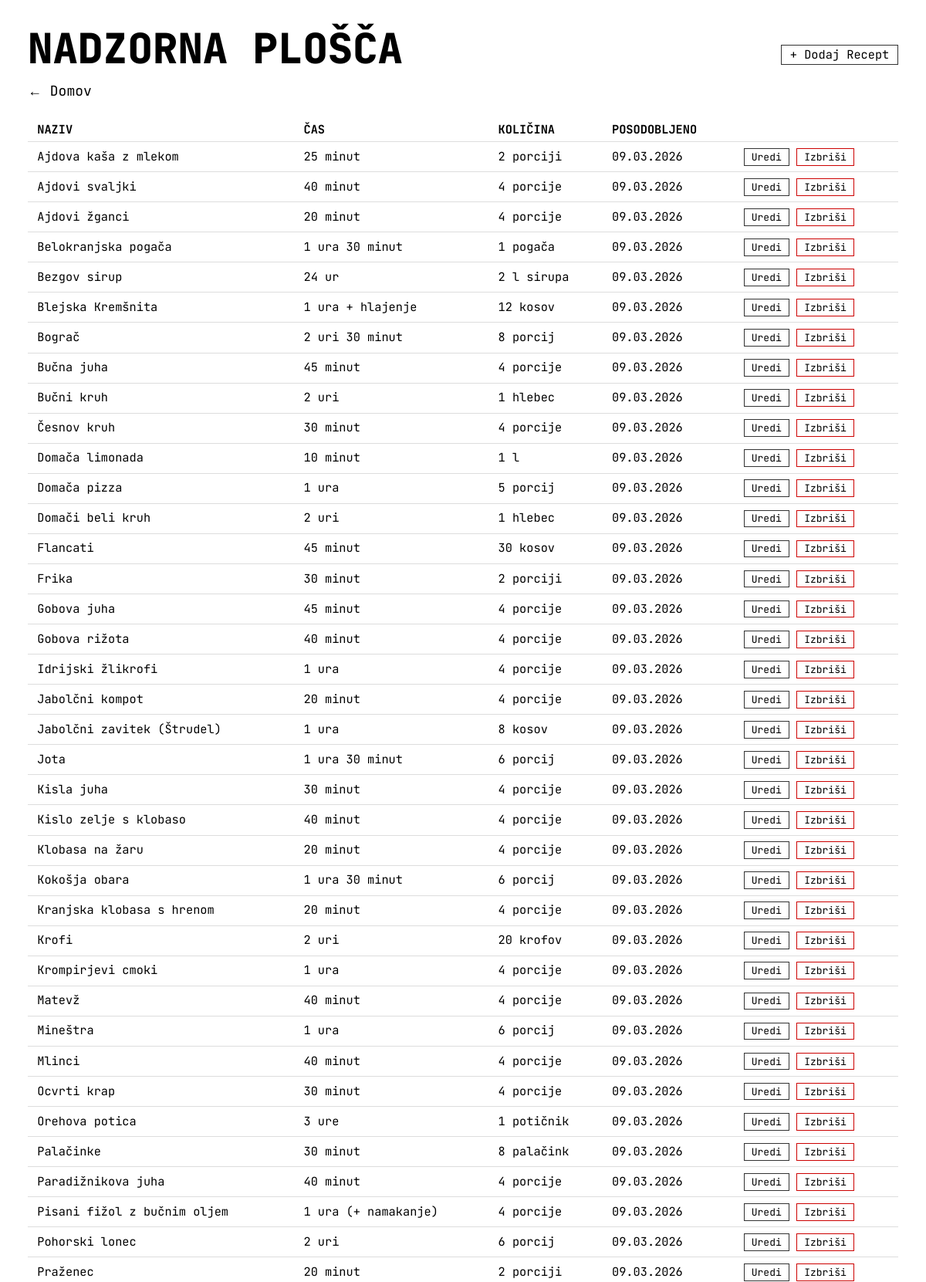
The app's page /admin/index.php (upper part) with its own data.
### tables this page shows
CREATE TABLE `recipes` (
  `id` int(11) NOT NULL,
  `slug` varchar(255) NOT NULL,
  `title` varchar(255) NOT NULL,
  `time_text` varchar(100) DEFAULT NULL,
  `makes_text` varchar(100) DEFAULT NULL,
  `created_at` timestamp NOT NULL DEFAULT current_timestamp(),
  `updated_at` timestamp NOT NULL DEFAULT current_timestamp() ON UPDATE current_timestamp()
);

### admin/index.php (the view, shortened to what this page needs)
<?php
require_once __DIR__ . '/../config.php';
$recipes = $pdo->query('SELECT id, slug, title, time_text, makes_text, updated_at FROM recipes ORDER BY title ASC')->fetchAll();
?>
<!doctype html>
<html>
<head>
  <link href="../stylesheet.css" rel="stylesheet">
</head>
<body>
<div class="header-row">
  <h1>Nadzorna Plošča</h1>
  <a class="btn" href="add.php">+ Dodaj Recept</a>
</div>
<p><a href="../index.php">← Domov</a></p>
<table>
  <tr>
    <th>Naziv</th>
    <th>Čas</th>
    <th>Količina</th>
    <th>Posodobljeno</th>
    <th></th>
  </tr>
  <?php foreach ($recipes as $r): ?>
  <tr>
    <td><a href="../recipe.php#<?= htmlspecialchars($r['slug']) ?>"><?= htmlspecialchars($r['title']) ?></a></td>
    <td><?= htmlspecialchars($r['time_text'] ?? '–') ?></td>
    <td><?= htmlspecialchars($r['makes_text'] ?? '–') ?></td>
    <td><?= date('d.m.Y', strtotime($r['updated_at'])) ?></td>
    <td>
      <a class="btn" href="edit.php?id=<?= $r['id'] ?>">Uredi</a>
      <a class="btn btn-danger" href="delete.php?id=<?= $r['id'] ?>"
         onclick="return confirm('Res izbriši ta recept?')">Izbriši</a>
    </td>
  </tr>
  <?php endforeach; ?>
</table>
</body>
</html>

### stylesheet.css (style rules this page uses)
a,abbr,acronym,address,applet,article,aside,audio,b,big,blockquote,body,canvas,caption,center,cite,code,dd,del,details,dfn,div,dl,dt,em,embed,fieldset,figcaption,figure,footer,form,h1,h2,h3,h4,h5,h6,header,hgroup,html,i,iframe,img,ins,kbd,label,legend,li,mark,menu,nav,object,ol,output,p,pre,q,ruby,s,samp,section,small,span,strike,strong,sub,summary,sup,table,tbody,td,tfoot,th,thead,time,tr,tt,u,ul,var,video { margin:0;padding:0;border:0;font:inherit;vertical-align:baseline }
body { line-height:1 }
table { border-collapse:collapse;border-spacing:0 }
*, *:after, *:before { -webkit-box-sizing: border-box; -moz-box-sizing: border-box; box-sizing: border-box; }
html, body { background-color: white; font-family: 'JetBrains Mono'; font-size: 18px; }
h1 { font-size: 2.5em; font-weight: 900; text-transform: uppercase; margin-top: 1em; }
p, ul, ol { font-size: 1em; line-height: 1.3em; }
p::first-letter, #ingredients li::first-letter, #steps li::first-letter, #notes li::first-letter, #time::first-letter, #makes::first-letter { text-transform: uppercase; }
a, a:link, a:visited { color: black; text-decoration: none; background-color: transparent; }
@media screen and (min-width: 820px) { h1 { font-size: 3em; margin-top: 0; } }

### admin/index.php (style rules this page uses)
body { padding: 2em; }
table { width: 100%; border-collapse: collapse; margin-top: 1.5em; font-size: 0.85em; }
th, td { text-align: left; padding: 0.5em 0.8em; border-bottom: 1px solid #ddd; }
th { font-weight: 700; text-transform: uppercase; }
.btn { display:inline-block; padding:0.3em 0.7em; font-family:inherit; font-size:0.85em; cursor:pointer; border:1px solid #333; background:#fff; text-decoration:none; color:#333; }
.btn-danger { border-color: #c00; color: #c00; }
h1 { margin-bottom: 0.3em; }
.header-row { display:flex; justify-content:space-between; align-items:center; }

### records on screen
recipes: title "Ajdova kaša z mlekom", time_text "25 minut", makes_text "2 porciji", updated_at "09.03.2026"
recipes: title "Ajdovi svaljki", time_text "40 minut", makes_text "4 porcije", updated_at "09.03.2026"
recipes: title "Ajdovi žganci", time_text "20 minut", makes_text "4 porcije", updated_at "09.03.2026"
recipes: title "Belokranjska pogača", time_text "1 ura 30 minut", makes_text "1 pogača", updated_at "09.03.2026"
recipes: title "Bezgov sirup", time_text "24 ur", makes_text "2 l sirupa", updated_at "09.03.2026"
recipes: title "Blejska Kremšnita", time_text "1 ura + hlajenje", makes_text "12 kosov", updated_at "09.03.2026"
recipes: title "Bograč", time_text "2 uri 30 minut", makes_text "8 porcij", updated_at "09.03.2026"
recipes: title "Bučna juha", time_text "45 minut", makes_text "4 porcije", updated_at "09.03.2026"
recipes: title "Bučni kruh", time_text "2 uri", makes_text "1 hlebec", updated_at "09.03.2026"
recipes: title "Česnov kruh", time_text "30 minut", makes_text "4 porcije", updated_at "09.03.2026"
recipes: title "Domača limonada", time_text "10 minut", makes_text "1 l", updated_at "09.03.2026"
recipes: title "Domača pizza", time_text "1 ura", makes_text "5 porcij", updated_at "09.03.2026"
recipes: title "Domači beli kruh", time_text "2 uri", makes_text "1 hlebec", updated_at "09.03.2026"
recipes: title "Flancati", time_text "45 minut", makes_text "30 kosov", updated_at "09.03.2026"
recipes: title "Frika", time_text "30 minut", makes_text "2 porciji", updated_at "09.03.2026"
recipes: title "Gobova juha", time_text "45 minut", makes_text "4 porcije", updated_at "09.03.2026"
recipes: title "Gobova rižota", time_text "40 minut", makes_text "4 porcije", updated_at "09.03.2026"
recipes: title "Idrijski žlikrofi", time_text "1 ura", makes_text "4 porcije", updated_at "09.03.2026"
recipes: title "Jabolčni kompot", time_text "20 minut", makes_text "4 porcije", updated_at "09.03.2026"
recipes: title "Jabolčni zavitek (Štrudel)", time_text "1 ura", makes_text "8 kosov", updated_at "09.03.2026"
recipes: title "Jota", time_text "1 ura 30 minut", makes_text "6 porcij", updated_at "09.03.2026"
recipes: title "Kisla juha", time_text "30 minut", makes_text "4 porcije", updated_at "09.03.2026"
recipes: title "Kislo zelje s klobaso", time_text "40 minut", makes_text "4 porcije", updated_at "09.03.2026"
recipes: title "Klobasa na žaru", time_text "20 minut", makes_text "4 porcije", updated_at "09.03.2026"
recipes: title "Kokošja obara", time_text "1 ura 30 minut", makes_text "6 porcij", updated_at "09.03.2026"
recipes: title "Kranjska klobasa s hrenom", time_text "20 minut", makes_text "4 porcije", updated_at "09.03.2026"
recipes: title "Krofi", time_text "2 uri", makes_text "20 krofov", updated_at "09.03.2026"
recipes: title "Krompirjevi cmoki", time_text "1 ura", makes_text "4 porcije", updated_at "09.03.2026"
recipes: title "Matevž", time_text "40 minut", makes_text "4 porcije", updated_at "09.03.2026"
recipes: title "Mineštra", time_text "1 ura", makes_text "6 porcij", updated_at "09.03.2026"
recipes: title "Mlinci", time_text "40 minut", makes_text "4 porcije", updated_at "09.03.2026"
recipes: title "Ocvrti krap", time_text "30 minut", makes_text "4 porcije", updated_at "09.03.2026"
recipes: title "Orehova potica", time_text "3 ure", makes_text "1 potičnik", updated_at "09.03.2026"
recipes: title "Palačinke", time_text "30 minut", makes_text "8 palačink", updated_at "09.03.2026"
recipes: title "Paradižnikova juha", time_text "40 minut", makes_text "4 porcije", updated_at "09.03.2026"
recipes: title "Pisani fižol z bučnim oljem", time_text "1 ura (+ namakanje)", makes_text "4 porcije", updated_at "09.03.2026"
recipes: title "Pohorski lonec", time_text "2 uri", makes_text "6 porcij", updated_at "09.03.2026"
recipes: title "Praženec", time_text "20 minut", makes_text "2 porciji", updated_at "09.03.2026"
